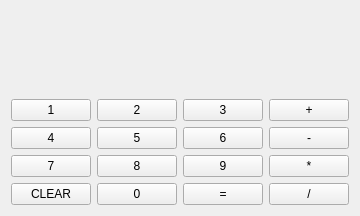
<?xml version="1.0" encoding="UTF-8"?>
<ui version="4.0">
 <class>Form</class>
 <widget class="QWidget" name="Form">
  <property name="geometry">
   <rect>
    <x>0</x>
    <y>0</y>
    <width>340</width>
    <height>216</height>
   </rect>
  </property>
  <property name="windowTitle">
   <string>TPayne Calculator!</string>
  </property>
  <layout class="QHBoxLayout" name="horizontalLayout_2">
   <item>
    <layout class="QVBoxLayout" name="verticalLayout">
     <item>
      <widget class="QLabel" name="label_output">
       <property name="font">
        <font>
         <pointsize>30</pointsize>
        </font>
       </property>
       <property name="lineWidth">
        <number>1</number>
       </property>
       <property name="text">
        <string/>
       </property>
       <property name="textFormat">
        <enum>Qt::PlainText</enum>
       </property>
       <property name="alignment">
        <set>Qt::AlignRight|Qt::AlignTrailing|Qt::AlignVCenter</set>
       </property>
      </widget>
     </item>
     <item>
      <spacer name="verticalSpacer">
       <property name="orientation">
        <enum>Qt::Vertical</enum>
       </property>
       <property name="sizeHint" stdset="0">
        <size>
         <width>20</width>
         <height>40</height>
        </size>
       </property>
      </spacer>
     </item>
     <item>
      <layout class="QHBoxLayout" name="horizontalLayout_7">
       <item>
        <widget class="QPushButton" name="btn_1">
         <property name="text">
          <string>1</string>
         </property>
        </widget>
       </item>
       <item>
        <widget class="QPushButton" name="btn_2">
         <property name="text">
          <string>2</string>
         </property>
        </widget>
       </item>
       <item>
        <widget class="QPushButton" name="btn_3">
         <property name="text">
          <string>3</string>
         </property>
        </widget>
       </item>
       <item>
        <widget class="QPushButton" name="btn_add">
         <property name="text">
          <string>+</string>
         </property>
        </widget>
       </item>
      </layout>
     </item>
     <item>
      <layout class="QHBoxLayout" name="horizontalLayout_6">
       <item>
        <widget class="QPushButton" name="btn_4">
         <property name="text">
          <string>4</string>
         </property>
        </widget>
       </item>
       <item>
        <widget class="QPushButton" name="btn_5">
         <property name="text">
          <string>5</string>
         </property>
        </widget>
       </item>
       <item>
        <widget class="QPushButton" name="btn_6">
         <property name="text">
          <string>6</string>
         </property>
        </widget>
       </item>
       <item>
        <widget class="QPushButton" name="btn_sub">
         <property name="text">
          <string>-</string>
         </property>
        </widget>
       </item>
      </layout>
     </item>
     <item>
      <layout class="QHBoxLayout" name="horizontalLayout_5">
       <item>
        <widget class="QPushButton" name="btn_7">
         <property name="text">
          <string>7</string>
         </property>
        </widget>
       </item>
       <item>
        <widget class="QPushButton" name="btn_8">
         <property name="text">
          <string>8</string>
         </property>
        </widget>
       </item>
       <item>
        <widget class="QPushButton" name="btn_9">
         <property name="text">
          <string>9</string>
         </property>
        </widget>
       </item>
       <item>
        <widget class="QPushButton" name="btn_mul">
         <property name="text">
          <string>*</string>
         </property>
        </widget>
       </item>
      </layout>
     </item>
     <item>
      <layout class="QHBoxLayout" name="horizontalLayout_4">
       <item>
        <widget class="QPushButton" name="btn_clear">
         <property name="text">
          <string>CLEAR</string>
         </property>
        </widget>
       </item>
       <item>
        <widget class="QPushButton" name="btn_0">
         <property name="text">
          <string>0</string>
         </property>
        </widget>
       </item>
       <item>
        <widget class="QPushButton" name="btn_equal">
         <property name="text">
          <string>=</string>
         </property>
        </widget>
       </item>
       <item>
        <widget class="QPushButton" name="btn_div">
         <property name="text">
          <string>/</string>
         </property>
        </widget>
       </item>
      </layout>
     </item>
    </layout>
   </item>
  </layout>
 </widget>
 <resources/>
 <connections/>
</ui>
